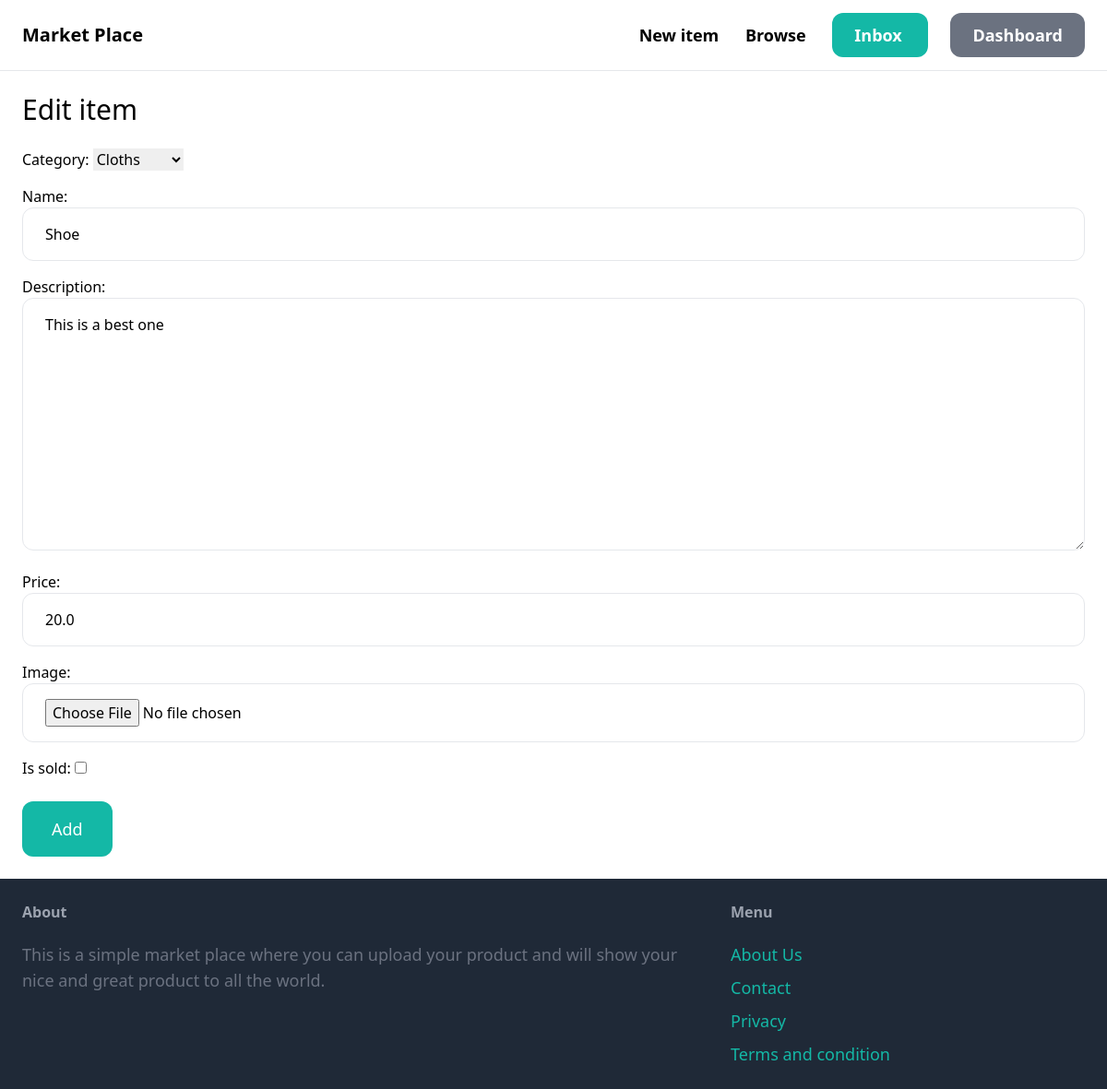
/item/2/EditItem/ (signed in), run on the app's committed database.
### item/models.py (models this page shows, shortened)
class Item(models.Model):
    category=models.ForeignKey(Category, related_name='items', on_delete=models.CASCADE)
    name =models.CharField(max_length=200)
    description=models.TextField(max_length=255)
    price=models.FloatField()
    image=models.ImageField(upload_to='items_image', blank=True, null=True)
    is_sold=models.BooleanField(default=False)
    created_by= models.ForeignKey(User, related_name='items', on_delete=models.CASCADE)
    created_at=models.DateTimeField(auto_now_add=True)

class Category(models.Model):
    name=models.CharField(max_length=200)
    class Meta:
        ordering=('name', )
        verbose_name_plural='Categories'
    def __str__(self):
        return self.name

### item/views.py (the view)
# urls.py: path('<int:pk>/EditItem/', views.EditItem, name='EditItem'),
@login_required
def EditItem(request, pk):
    item =get_object_or_404(Item, pk=pk, created_by=request.user)
    if request.method=='POST':
        form=EditItemForm(request.POST, request.FILES, instance=item)
        if form.is_valid():
            form.save()
            return redirect('item:details', pk=item.id)
    else:
        form = EditItemForm(instance=item)
    return render(request, 'item/form.html', {
        'form':form,
        'title': 'Edit item',
    })

### item/forms.py
class EditItemForm(forms.ModelForm):
    class Meta:
        model= Item
        fields= ('category', 'name', 'description', 'price', 'image', 'is_sold')
        widgets={
            'name': forms.TextInput(attrs={
                'class': INPUT_CLASSES
            }),
            'description': forms.Textarea(attrs={
                'class': INPUT_CLASSES
            }),
            'price': forms.TextInput(attrs={
                'class': INPUT_CLASSES
            }),
            'image': forms.FileInput(attrs={
                'class': INPUT_CLASSES
            }),
        }

### item/templates/item/form.html (shortened to what this page needs)
{% extends 'core/base.html' %}
{% block content %}
<h1 class="mb-6 text-3xl">{{title}}</h1>
<form method="post" action="." enctype="multipart/form-data">
    <div class="space-y-4" >
        {{ form.as_p }}
    </div>
<button type="submit" class=" mt-6 py-4 px-8 text-lg bg-teal-500 hover:bg-teal-700 rounded-xl text-white">Add </button>
</form>
{% endblock %}

### data on the page
Item: category "Cloths", description "This is a best one", price "20.0"
Category: name "Shoe"

### other printed values
{{ title }} "Edit item"
